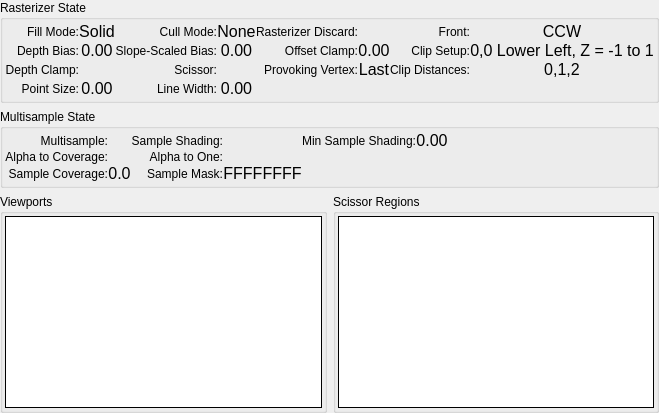
     <widget class="QWidget" name="RS">
      <attribute name="title">
       <string>Rasterizer</string>
      </attribute>
      <layout class="QGridLayout" name="gridLayout_2">
       <property name="leftMargin">
        <number>0</number>
       </property>
       <property name="topMargin">
        <number>0</number>
       </property>
       <property name="rightMargin">
        <number>0</number>
       </property>
       <property name="bottomMargin">
        <number>0</number>
       </property>
       <item row="0" column="0" colspan="2">
        <widget class="QGroupBox" name="rasterizerGroup">
         <property name="title">
          <string>Rasterizer State</string>
         </property>
         <layout class="QGridLayout" name="rasterizerGridLayout">
          <property name="leftMargin">
           <number>2</number>
          </property>
          <property name="topMargin">
           <number>2</number>
          </property>
          <property name="rightMargin">
           <number>2</number>
          </property>
          <property name="bottomMargin">
           <number>2</number>
          </property>
          <property name="spacing">
           <number>0</number>
          </property>
          <item row="0" column="0">
           <widget class="QLabel" name="fillModeLabel">
            <property name="text">
             <string>Fill Mode:</string>
            </property>
            <property name="alignment">
             <set>Qt::AlignRight|Qt::AlignTrailing|Qt::AlignVCenter</set>
            </property>
            <property name="wordWrap">
             <bool>true</bool>
            </property>
           </widget>
          </item>
          <item row="0" column="1">
           <widget class="QLabel" name="fillMode">
            <property name="font">
             <font>
              <pointsize>12</pointsize>
             </font>
            </property>
            <property name="text">
             <string>Solid</string>
            </property>
            <property name="alignment">
             <set>Qt::AlignCenter</set>
            </property>
            <property name="margin">
             <number>4</number>
            </property>
           </widget>
          </item>
          <item row="0" column="2">
           <widget class="QLabel" name="cullModeLabel">
            <property name="text">
             <string>Cull Mode:</string>
            </property>
            <property name="alignment">
             <set>Qt::AlignRight|Qt::AlignTrailing|Qt::AlignVCenter</set>
            </property>
            <property name="wordWrap">
             <bool>true</bool>
            </property>
           </widget>
          </item>
          <item row="0" column="3">
           <widget class="QLabel" name="cullMode">
            <property name="font">
             <font>
              <pointsize>12</pointsize>
             </font>
            </property>
            <property name="text">
             <string>None</string>
            </property>
            <property name="alignment">
             <set>Qt::AlignCenter</set>
            </property>
            <property name="margin">
             <number>4</number>
            </property>
           </widget>
          </item>
          <item row="0" column="4">
           <widget class="QLabel" name="rasterizerDiscardLabel">
            <property name="text">
             <string>Rasterizer Discard:</string>
            </property>
            <property name="alignment">
             <set>Qt::AlignRight|Qt::AlignTrailing|Qt::AlignVCenter</set>
            </property>
            <property name="wordWrap">
             <bool>true</bool>
            </property>
           </widget>
          </item>
          <item row="0" column="5">
           <widget class="QLabel" name="rasterizerDiscard">
            <property name="text">
             <string/>
            </property>
            <property name="rdIcon" stdset="0">
             <string>cross</string>
            </property>
            <property name="alignment">
             <set>Qt::AlignCenter</set>
            </property>
            <property name="margin">
             <number>4</number>
            </property>
           </widget>
          </item>
          <item row="0" column="6">
           <widget class="QLabel" name="frontFaceLabel">
            <property name="text">
             <string>Front:</string>
            </property>
            <property name="alignment">
             <set>Qt::AlignRight|Qt::AlignTrailing|Qt::AlignVCenter</set>
            </property>
            <property name="wordWrap">
             <bool>true</bool>
            </property>
           </widget>
          </item>
          <item row="0" column="7">
           <widget class="QLabel" name="frontFace">
            <property name="font">
             <font>
              <pointsize>12</pointsize>
             </font>
            </property>
            <property name="text">
             <string>CCW</string>
            </property>
            <property name="alignment">
             <set>Qt::AlignCenter</set>
            </property>
            <property name="margin">
             <number>4</number>
            </property>
           </widget>
          </item>
          <item row="1" column="0">
           <widget class="QLabel" name="depthBiasLabel">
            <property name="text">
             <string>Depth Bias:</string>
            </property>
            <property name="alignment">
             <set>Qt::AlignRight|Qt::AlignTrailing|Qt::AlignVCenter</set>
            </property>
            <property name="wordWrap">
             <bool>true</bool>
            </property>
           </widget>
          </item>
          <item row="1" column="1">
           <widget class="QLabel" name="depthBias">
            <property name="font">
             <font>
              <pointsize>12</pointsize>
             </font>
            </property>
            <property name="text">
             <string>0.00</string>
            </property>
            <property name="alignment">
             <set>Qt::AlignCenter</set>
            </property>
            <property name="margin">
             <number>4</number>
            </property>
           </widget>
          </item>
          <item row="1" column="2">
           <widget class="QLabel" name="slopeScaledBiasLabel">
            <property name="text">
             <string>Slope-Scaled Bias:</string>
            </property>
            <property name="alignment">
             <set>Qt::AlignRight|Qt::AlignTrailing|Qt::AlignVCenter</set>
            </property>
            <property name="wordWrap">
             <bool>true</bool>
            </property>
           </widget>
          </item>
          <item row="1" column="3">
           <widget class="QLabel" name="slopeScaledBias">
            <property name="font">
             <font>
              <pointsize>12</pointsize>
             </font>
            </property>
            <property name="text">
             <string>0.00</string>
            </property>
            <property name="alignment">
             <set>Qt::AlignCenter</set>
            </property>
            <property name="margin">
             <number>4</number>
            </property>
           </widget>
          </item>
          <item row="1" column="4">
           <widget class="QLabel" name="offsetClampLabel">
            <property name="text">
             <string>Offset Clamp:</string>
            </property>
            <property name="alignment">
             <set>Qt::AlignRight|Qt::AlignTrailing|Qt::AlignVCenter</set>
            </property>
            <property name="wordWrap">
             <bool>true</bool>
            </property>
           </widget>
          </item>
          <item row="1" column="5">
           <widget class="QLabel" name="offsetClamp">
            <property name="font">
             <font>
              <pointsize>12</pointsize>
             </font>
            </property>
            <property name="text">
             <string>0.00</string>
            </property>
            <property name="alignment">
             <set>Qt::AlignCenter</set>
            </property>
            <property name="margin">
             <number>4</number>
            </property>
           </widget>
          </item>
          <item row="1" column="6">
           <widget class="QLabel" name="clipSetupLabel">
            <property name="text">
             <string>Clip Setup:</string>
            </property>
            <property name="alignment">
             <set>Qt::AlignRight|Qt::AlignTrailing|Qt::AlignVCenter</set>
            </property>
            <property name="wordWrap">
             <bool>true</bool>
            </property>
           </widget>
          </item>
          <item row="1" column="7">
           <widget class="QLabel" name="clipSetup">
            <property name="font">
             <font>
              <pointsize>12</pointsize>
             </font>
            </property>
            <property name="text">
             <string>0,0 Lower Left, Z = -1 to 1</string>
            </property>
            <property name="alignment">
             <set>Qt::AlignCenter</set>
            </property>
            <property name="margin">
             <number>4</number>
            </property>
           </widget>
          </item>
          <item row="1" column="9">
           <spacer name="rastHSpacer">
            <property name="orientation">
             <enum>Qt::Horizontal</enum>
            </property>
            <property name="sizeType">
             <enum>QSizePolicy::MinimumExpanding</enum>
            </property>
            <property name="sizeHint" stdset="0">
             <size>
              <width>0</width>
              <height>0</height>
             </size>
            </property>
           </spacer>
          </item>
          <item row="2" column="0">
           <widget class="QLabel" name="depthClampLabel">
            <property name="text">
             <string>Depth Clamp:</string>
            </property>
            <property name="alignment">
             <set>Qt::AlignRight|Qt::AlignTrailing|Qt::AlignVCenter</set>
            </property>
            <property name="wordWrap">
             <bool>true</bool>
            </property>
           </widget>
          </item>
          <item row="2" column="1">
           <widget class="QLabel" name="depthClamp">
            <property name="text">
             <string/>
            </property>
            <property name="rdIcon" stdset="0">
             <string>cross</string>
            </property>
            <property name="alignment">
             <set>Qt::AlignCenter</set>
            </property>
            <property name="margin">
             <number>4</number>
            </property>
           </widget>
          </item>
          <item row="2" column="2">
           <widget class="QLabel" name="scissorLabel">
            <property name="text">
             <string>Scissor:</string>
            </property>
            <property name="alignment">
             <set>Qt::AlignRight|Qt::AlignTrailing|Qt::AlignVCenter</set>
            </property>
            <property name="wordWrap">
             <bool>true</bool>
            </property>
           </widget>
          </item>
          <item row="2" column="3">
           <widget class="QLabel" name="scissorEnabled">
            <property name="text">
             <string/>
            </property>
            <property name="rdIcon" stdset="0">
             <string>cross</string>
            </property>
            <property name="alignment">
             <set>Qt::AlignCenter</set>
            </property>
            <property name="margin">
             <number>4</number>
            </property>
           </widget>
          </item>
          <item row="2" column="4">
           <widget class="QLabel" name="provokingLabel">
            <property name="text">
             <string>Provoking Vertex:</string>
            </property>
            <property name="alignment">
             <set>Qt::AlignRight|Qt::AlignTrailing|Qt::AlignVCenter</set>
            </property>
            <property name="wordWrap">
             <bool>true</bool>
            </property>
           </widget>
          </item>
          <item row="2" column="5">
           <widget class="QLabel" name="provoking">
            <property name="font">
             <font>
              <pointsize>12</pointsize>
             </font>
            </property>
            <property name="text">
             <string>Last</string>
            </property>
            <property name="alignment">
             <set>Qt::AlignCenter</set>
            </property>
            <property name="margin">
             <number>4</number>
            </property>
           </widget>
          </item>
          <item row="2" column="6">
           <widget class="QLabel" name="clipDistanceLabel">
            <property name="text">
             <string>Clip Distances:</string>
            </property>
            <property name="alignment">
             <set>Qt::AlignRight|Qt::AlignTrailing|Qt::AlignVCenter</set>
            </property>
            <property name="wordWrap">
             <bool>true</bool>
            </property>
           </widget>
          </item>
          <item row="2" column="7">
           <widget class="QLabel" name="clipDistance">
            <property name="font">
             <font>
              <pointsize>12</pointsize>
             </font>
            </property>
            <property name="text">
             <string>0,1,2</string>
            </property>
            <property name="alignment">
             <set>Qt::AlignCenter</set>
            </property>
            <property name="margin">
             <number>4</number>
            </property>
           </widget>
          </item>
          <item row="3" column="0">
           <widget class="QLabel" name="pointSizeLabel">
            <property name="text">
             <string>Point Size:</string>
            </property>
            <property name="alignment">
             <set>Qt::AlignRight|Qt::AlignTrailing|Qt::AlignVCenter</set>
            </property>
            <property name="wordWrap">
             <bool>true</bool>
            </property>
           </widget>
          </item>
          <item row="3" column="1">
           <widget class="QLabel" name="pointSize">
            <property name="font">
             <font>
              <pointsize>12</pointsize>
             </font>
            </property>
            <property name="text">
             <string>0.00</string>
            </property>
            <property name="alignment">
             <set>Qt::AlignCenter</set>
            </property>
            <property name="margin">
             <number>4</number>
            </property>
           </widget>
          </item>
          <item row="3" column="2">
           <widget class="QLabel" name="lineWidthLabel">
            <property name="text">
             <string>Line Width:</string>
            </property>
            <property name="alignment">
             <set>Qt::AlignRight|Qt::AlignTrailing|Qt::AlignVCenter</set>
            </property>
            <property name="wordWrap">
             <bool>true</bool>
            </property>
           </widget>
          </item>
          <item row="3" column="3">
           <widget class="QLabel" name="lineWidth">
            <property name="font">
             <font>
              <pointsize>12</pointsize>
             </font>
            </property>
            <property name="text">
             <string>0.00</string>
            </property>
            <property name="alignment">
             <set>Qt::AlignCenter</set>
            </property>
            <property name="margin">
             <number>4</number>
            </property>
           </widget>
          </item>
          <item row="5" column="2">
           <spacer name="rastVSpacer">
            <property name="orientation">
             <enum>Qt::Vertical</enum>
            </property>
            <property name="sizeType">
             <enum>QSizePolicy::Preferred</enum>
            </property>
            <property name="sizeHint" stdset="0">
             <size>
              <width>0</width>
              <height>0</height>
             </size>
            </property>
           </spacer>
          </item>
         </layout>
        </widget>
       </item>
       <item row="1" column="0" colspan="2">
        <widget class="QGroupBox" name="MSAAGroup">
         <property name="title">
          <string>Multisample State</string>
         </property>
         <layout class="QGridLayout" name="MSAAGridLayout">
          <property name="leftMargin">
           <number>2</number>
          </property>
          <property name="topMargin">
           <number>2</number>
          </property>
          <property name="rightMargin">
           <number>2</number>
          </property>
          <property name="bottomMargin">
           <number>2</number>
          </property>
          <property name="spacing">
           <number>0</number>
          </property>
          <item row="0" column="0">
           <widget class="QLabel" name="multisampleLabel">
            <property name="text">
             <string>Multisample:</string>
            </property>
            <property name="alignment">
             <set>Qt::AlignRight|Qt::AlignTrailing|Qt::AlignVCenter</set>
            </property>
            <property name="wordWrap">
             <bool>true</bool>
            </property>
           </widget>
          </item>
          <item row="0" column="1">
           <widget class="QLabel" name="multisample">
            <property name="text">
             <string/>
            </property>
            <property name="rdIcon" stdset="0">
             <string>cross</string>
            </property>
            <property name="alignment">
             <set>Qt::AlignCenter</set>
            </property>
            <property name="margin">
             <number>4</number>
            </property>
           </widget>
          </item>
          <item row="0" column="2">
           <widget class="QLabel" name="sampleShadingLabel">
            <property name="text">
             <string>Sample Shading:</string>
            </property>
            <property name="alignment">
             <set>Qt::AlignRight|Qt::AlignTrailing|Qt::AlignVCenter</set>
            </property>
            <property name="wordWrap">
             <bool>true</bool>
            </property>
           </widget>
          </item>
          <item row="0" column="3">
           <widget class="QLabel" name="sampleShading">
            <property name="text">
             <string/>
            </property>
            <property name="rdIcon" stdset="0">
             <string>cross</string>
            </property>
            <property name="alignment">
             <set>Qt::AlignCenter</set>
            </property>
            <property name="margin">
             <number>4</number>
            </property>
           </widget>
          </item>
          <item row="0" column="4">
           <widget class="QLabel" name="minSampleShadingLabel">
            <property name="text">
             <string>Min Sample Shading:</string>
            </property>
            <property name="alignment">
             <set>Qt::AlignRight|Qt::AlignTrailing|Qt::AlignVCenter</set>
            </property>
            <property name="wordWrap">
             <bool>true</bool>
            </property>
           </widget>
          </item>
          <item row="0" column="5">
           <widget class="QLabel" name="minSampleShading">
            <property name="font">
             <font>
              <pointsize>12</pointsize>
             </font>
            </property>
            <property name="text">
             <string>0.00</string>
            </property>
            <property name="alignment">
             <set>Qt::AlignCenter</set>
            </property>
            <property name="margin">
             <number>4</number>
            </property>
           </widget>
          </item>
          <item row="1" column="0">
           <widget class="QLabel" name="alphaToCoverageLabel">
            <property name="text">
             <string>Alpha to Coverage:</string>
            </property>
            <property name="alignment">
             <set>Qt::AlignRight|Qt::AlignTrailing|Qt::AlignVCenter</set>
            </property>
            <property name="wordWrap">
             <bool>true</bool>
            </property>
           </widget>
          </item>
          <item row="1" column="1">
           <widget class="QLabel" name="alphaToCoverage">
            <property name="text">
             <string/>
            </property>
            <property name="rdIcon" stdset="0">
             <string>cross</string>
            </property>
            <property name="alignment">
             <set>Qt::AlignCenter</set>
            </property>
            <property name="margin">
             <number>4</number>
            </property>
           </widget>
          </item>
          <item row="1" column="2">
           <widget class="QLabel" name="alphaToOneLabel">
            <property name="text">
             <string>Alpha to One:</string>
            </property>
            <property name="alignment">
             <set>Qt::AlignRight|Qt::AlignTrailing|Qt::AlignVCenter</set>
            </property>
            <property name="wordWrap">
             <bool>true</bool>
            </property>
           </widget>
          </item>
          <item row="1" column="3">
           <widget class="QLabel" name="alphaToOne">
            <property name="text">
             <string/>
            </property>
            <property name="rdIcon" stdset="0">
             <string>cross</string>
            </property>
            <property name="alignment">
             <set>Qt::AlignCenter</set>
            </property>
            <property name="margin">
             <number>4</number>
            </property>
           </widget>
          </item>
          <item row="2" column="0">
           <widget class="QLabel" name="sampleCoverageLabel">
            <property name="text">
             <string>Sample Coverage:</string>
            </property>
            <property name="alignment">
             <set>Qt::AlignRight|Qt::AlignTrailing|Qt::AlignVCenter</set>
            </property>
            <property name="wordWrap">
             <bool>true</bool>
            </property>
           </widget>
          </item>
          <item row="2" column="1">
           <widget class="QLabel" name="sampleCoverage">
            <property name="font">
             <font>
              <pointsize>12</pointsize>
             </font>
            </property>
            <property name="text">
             <string>0.0</string>
            </property>
            <property name="alignment">
             <set>Qt::AlignCenter</set>
            </property>
            <property name="margin">
             <number>4</number>
            </property>
           </widget>
          </item>
          <item row="2" column="2">
           <widget class="QLabel" name="sampleMaskLabel">
            <property name="text">
             <string>Sample Mask:</string>
            </property>
            <property name="alignment">
             <set>Qt::AlignRight|Qt::AlignTrailing|Qt::AlignVCenter</set>
            </property>
            <property name="wordWrap">
             <bool>true</bool>
            </property>
           </widget>
          </item>
          <item row="2" column="3">
           <widget class="QLabel" name="sampleMask">
            <property name="font">
             <font>
              <pointsize>12</pointsize>
             </font>
            </property>
            <property name="text">
             <string>FFFFFFFF</string>
            </property>
            <property name="alignment">
             <set>Qt::AlignCenter</set>
            </property>
            <property name="margin">
             <number>4</number>
            </property>
           </widget>
          </item>
          <item row="2" column="8">
           <spacer name="MSAAHSpacer">
            <property name="orientation">
             <enum>Qt::Horizontal</enum>
            </property>
            <property name="sizeType">
             <enum>QSizePolicy::MinimumExpanding</enum>
            </property>
            <property name="sizeHint" stdset="0">
             <size>
              <width>0</width>
              <height>0</height>
             </size>
            </property>
           </spacer>
          </item>
          <item row="3" column="6" colspan="2">
           <spacer name="MSAAVSpacer">
            <property name="orientation">
             <enum>Qt::Vertical</enum>
            </property>
            <property name="sizeType">
             <enum>QSizePolicy::Preferred</enum>
            </property>
            <property name="sizeHint" stdset="0">
             <size>
              <width>0</width>
              <height>0</height>
             </size>
            </property>
           </spacer>
          </item>
         </layout>
        </widget>
       </item>
       <item row="2" column="0">
        <widget class="QGroupBox" name="viewportsGroup">
         <property name="sizePolicy">
          <sizepolicy hsizetype="Expanding" vsizetype="Expanding">
           <horstretch>0</horstretch>
           <verstretch>0</verstretch>
          </sizepolicy>
         </property>
         <property name="title">
          <string>Viewports</string>
         </property>
         <layout class="QHBoxLayout" name="horizontalLayout_21">
          <property name="leftMargin">
           <number>2</number>
          </property>
          <property name="topMargin">
           <number>2</number>
          </property>
          <property name="rightMargin">
           <number>2</number>
          </property>
          <property name="bottomMargin">
           <number>2</number>
          </property>
          <item>
           <widget class="RDTreeWidget" name="viewports">
            <property name="frameShape">
             <enum>QFrame::Box</enum>
            </property>
            <property name="frameShadow">
             <enum>QFrame::Plain</enum>
            </property>
            <property name="editTriggers">
             <set>QAbstractItemView::NoEditTriggers</set>
            </property>
            <property name="showDropIndicator" stdset="0">
             <bool>false</bool>
            </property>
            <property name="indentation">
             <number>0</number>
            </property>
            <property name="rootIsDecorated">
             <bool>false</bool>
            </property>
            <property name="allColumnsShowFocus">
             <bool>true</bool>
            </property>
            <attribute name="headerMinimumSectionSize">
             <number>50</number>
            </attribute>
           </widget>
          </item>
         </layout>
        </widget>
       </item>
       <item row="2" column="1">
        <widget class="QGroupBox" name="scissorGroup">
         <property name="sizePolicy">
          <sizepolicy hsizetype="Expanding" vsizetype="Expanding">
           <horstretch>0</horstretch>
           <verstretch>0</verstretch>
          </sizepolicy>
         </property>
         <property name="title">
          <string>Scissor Regions</string>
         </property>
         <layout class="QHBoxLayout" name="horizontalLayout_22">
          <property name="leftMargin">
           <number>2</number>
          </property>
          <property name="topMargin">
           <number>2</number>
          </property>
          <property name="rightMargin">
           <number>2</number>
          </property>
          <property name="bottomMargin">
           <number>2</number>
          </property>
          <item>
           <widget class="RDTreeWidget" name="scissors">
            <property name="frameShape">
             <enum>QFrame::Box</enum>
            </property>
            <property name="frameShadow">
             <enum>QFrame::Plain</enum>
            </property>
            <property name="editTriggers">
             <set>QAbstractItemView::NoEditTriggers</set>
            </property>
            <property name="showDropIndicator" stdset="0">
             <bool>false</bool>
            </property>
            <property name="indentation">
             <number>0</number>
            </property>
            <property name="rootIsDecorated">
             <bool>false</bool>
            </property>
            <property name="allColumnsShowFocus">
             <bool>true</bool>
            </property>
            <attribute name="headerMinimumSectionSize">
             <number>50</number>
            </attribute>
           </widget>
          </item>
         </layout>
        </widget>
       </item>
      </layout>
     </widget>
